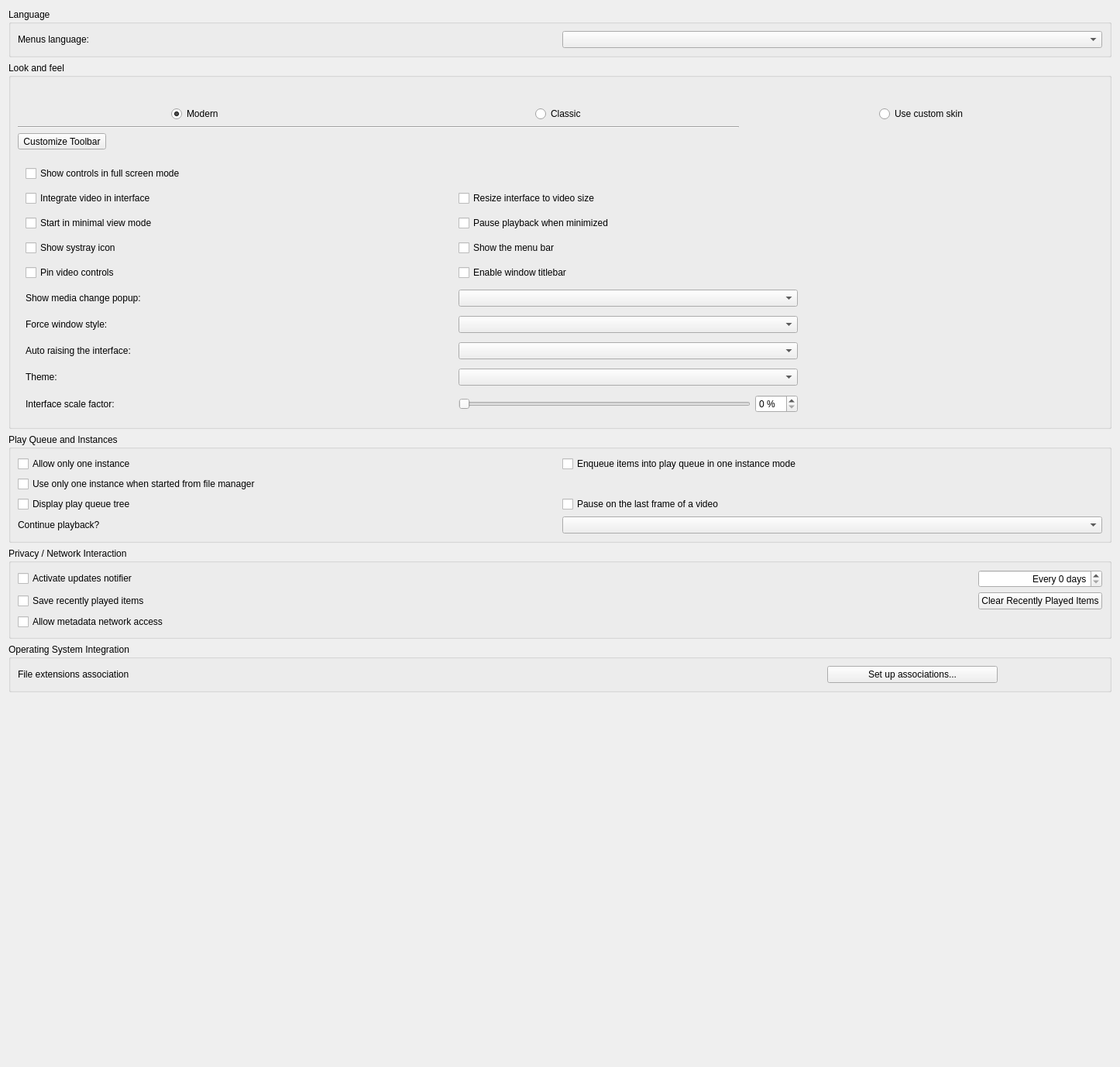
<?xml version="1.0" encoding="UTF-8"?>
<ui version="4.0">
 <author>Jean-Baptiste Kempf</author>
 <class>SPrefsInterface</class>
 <widget class="QWidget" name="SPrefsInterface">
  <property name="geometry">
   <rect>
    <x>0</x>
    <y>0</y>
    <width>1446</width>
    <height>1378</height>
   </rect>
  </property>
  <property name="sizePolicy">
   <sizepolicy hsizetype="Preferred" vsizetype="Minimum">
    <horstretch>0</horstretch>
    <verstretch>0</verstretch>
   </sizepolicy>
  </property>
  <property name="windowTitle">
   <string>Form</string>
  </property>
  <layout class="QVBoxLayout" name="verticalLayout">
   <item>
    <widget class="QGroupBox" name="langBox">
     <property name="title">
      <string>Language</string>
     </property>
     <layout class="QHBoxLayout" name="horizontalLayout">
      <item>
       <widget class="QLabel" name="label">
        <property name="text">
         <string>Menus language:</string>
        </property>
        <property name="buddy">
         <cstring>langCombo</cstring>
        </property>
       </widget>
      </item>
      <item>
       <widget class="QComboBox" name="langCombo"/>
      </item>
     </layout>
    </widget>
   </item>
   <item>
    <widget class="QGroupBox" name="LooknfeelBox">
     <property name="title">
      <string>Look and feel</string>
     </property>
     <layout class="QVBoxLayout" name="LooknfeelLayout">
      <property name="bottomMargin">
       <number>0</number>
      </property>
      <item>
       <widget class="QWidget" name="LooknfeelSelection" native="true">
        <layout class="QGridLayout" name="LooknfeelSelection_l">
         <property name="leftMargin">
          <number>0</number>
         </property>
         <property name="topMargin">
          <number>0</number>
         </property>
         <property name="rightMargin">
          <number>0</number>
         </property>
         <property name="bottomMargin">
          <number>0</number>
         </property>
         <item row="0" column="3">
          <layout class="QVBoxLayout" name="verticalLayout_2">
           <item>
            <widget class="QPushButton" name="skinImage">
             <property name="toolTip">
              <string>VLC will use custom skin.</string>
             </property>
             <property name="text">
              <string/>
             </property>
             <property name="icon">
              <iconset>
               <normaloff>:/prefsmenu/sample_skins.png</normaloff>:/prefsmenu/sample_skins.png</iconset>
             </property>
             <property name="iconSize">
              <size>
               <width>244</width>
               <height>145</height>
              </size>
             </property>
             <property name="flat">
              <bool>true</bool>
             </property>
            </widget>
           </item>
           <item alignment="Qt::AlignHCenter">
            <widget class="QRadioButton" name="skins">
             <property name="toolTip">
              <string>VLC will use custom skin.</string>
             </property>
             <property name="text">
              <string>Use custom skin</string>
             </property>
            </widget>
           </item>
          </layout>
         </item>
         <item row="0" column="1">
          <layout class="QVBoxLayout" name="verticalLayout_8">
           <item>
            <widget class="QPushButton" name="modernImage">
             <property name="toolTip">
              <string>VLC will use a modern layout with
no menubar or pinned controls but
with client-side decoration.</string>
             </property>
             <property name="text">
              <string/>
             </property>
             <property name="icon">
              <iconset>
               <normaloff>:/prefsmenu/sample_minimal.png</normaloff>:/prefsmenu/sample_minimal.png</iconset>
             </property>
             <property name="iconSize">
              <size>
               <width>244</width>
               <height>145</height>
              </size>
             </property>
             <property name="flat">
              <bool>true</bool>
             </property>
            </widget>
           </item>
           <item alignment="Qt::AlignHCenter">
            <widget class="QRadioButton" name="modernButton">
             <property name="toolTip">
              <string>VLC will use a modern layout with
no menubar or pinned controls but
with client-side decoration.</string>
             </property>
             <property name="text">
              <string>Modern</string>
             </property>
             <property name="checked">
              <bool>true</bool>
             </property>
            </widget>
           </item>
          </layout>
         </item>
         <item row="0" column="2">
          <layout class="QVBoxLayout" name="verticalLayout_7">
           <item>
            <widget class="QPushButton" name="classicImage">
             <property name="toolTip">
              <string>VLC will use a classic layout with
a menubar and pinned controls but
with no client-side decoration.</string>
             </property>
             <property name="text">
              <string/>
             </property>
             <property name="icon">
              <iconset>
               <normaloff>:/prefsmenu/sample_complete.png</normaloff>:/prefsmenu/sample_complete.png</iconset>
             </property>
             <property name="iconSize">
              <size>
               <width>244</width>
               <height>145</height>
              </size>
             </property>
             <property name="flat">
              <bool>true</bool>
             </property>
            </widget>
           </item>
           <item alignment="Qt::AlignHCenter">
            <widget class="QRadioButton" name="classicButton">
             <property name="toolTip">
              <string>VLC will use a classic layout with
a menubar and pinned controls but
with no client-side decoration.</string>
             </property>
             <property name="text">
              <string>Classic</string>
             </property>
            </widget>
           </item>
          </layout>
         </item>
         <item row="1" column="1" colspan="2">
          <widget class="Line" name="line">
           <property name="orientation">
            <enum>Qt::Horizontal</enum>
           </property>
          </widget>
         </item>
        </layout>
       </widget>
      </item>
      <item>
       <widget class="QToolButton" name="toolbarEditor">
        <property name="text">
         <string>Customize Toolbar</string>
        </property>
       </widget>
      </item>
      <item>
       <widget class="QStackedWidget" name="styleStackedWidget">
        <property name="currentIndex">
         <number>0</number>
        </property>
        <widget class="QWidget" name="nativePage">
         <layout class="QHBoxLayout" name="horizontalLayout_4">
          <property name="leftMargin">
           <number>0</number>
          </property>
          <property name="rightMargin">
           <number>0</number>
          </property>
          <item>
           <widget class="QWidget" name="native_zone" native="true">
            <property name="sizePolicy">
             <sizepolicy hsizetype="Preferred" vsizetype="Preferred">
              <horstretch>10</horstretch>
              <verstretch>0</verstretch>
             </sizepolicy>
            </property>
            <layout class="QGridLayout">
             <property name="leftMargin">
              <number>10</number>
             </property>
             <property name="topMargin">
              <number>0</number>
             </property>
             <property name="bottomMargin">
              <number>0</number>
             </property>
             <item row="1" column="2" colspan="2">
              <widget class="QCheckBox" name="resizingBox">
               <property name="text">
                <string>Resize interface to video size</string>
               </property>
              </widget>
             </item>
             <item row="6" column="2" colspan="2">
              <widget class="QComboBox" name="notificationCombo"/>
             </item>
             <item row="1" column="4">
              <spacer name="horizontalSpacer_7">
               <property name="orientation">
                <enum>Qt::Horizontal</enum>
               </property>
               <property name="sizeHint" stdset="0">
                <size>
                 <width>20</width>
                 <height>20</height>
                </size>
               </property>
              </spacer>
             </item>
             <item row="1" column="1">
              <spacer name="horizontalSpacer_3">
               <property name="orientation">
                <enum>Qt::Horizontal</enum>
               </property>
               <property name="sizeHint" stdset="0">
                <size>
                 <width>40</width>
                 <height>20</height>
                </size>
               </property>
              </spacer>
             </item>
             <item row="5" column="2">
              <widget class="QCheckBox" name="titleBarCheckBox">
               <property name="text">
                <string>Enable window titlebar</string>
               </property>
              </widget>
             </item>
             <item row="1" column="0">
              <widget class="QCheckBox" name="embedVideo">
               <property name="text">
                <string>Integrate video in interface</string>
               </property>
              </widget>
             </item>
             <item row="12" column="2" colspan="2">
              <widget class="QComboBox" name="autoRaiseComboBox"/>
             </item>
             <item row="6" column="0">
              <widget class="QLabel" name="notificationComboLabel">
               <property name="text">
                <string>Show media change popup:</string>
               </property>
               <property name="buddy">
                <cstring>notificationCombo</cstring>
               </property>
              </widget>
             </item>
             <item row="4" column="0" colspan="2">
              <widget class="QCheckBox" name="systrayBox">
               <property name="text">
                <string>Show systray icon</string>
               </property>
              </widget>
             </item>
             <item row="10" column="0">
              <widget class="QLabel" name="stylesLabel">
               <property name="sizePolicy">
                <sizepolicy hsizetype="Maximum" vsizetype="Preferred">
                 <horstretch>0</horstretch>
                 <verstretch>0</verstretch>
                </sizepolicy>
               </property>
               <property name="text">
                <string>Force window style:</string>
               </property>
               <property name="buddy">
                <cstring>stylesCombo</cstring>
               </property>
              </widget>
             </item>
             <item row="14" column="3">
              <widget class="QSpinBox" name="intfScaleFactorSpinBox">
               <property name="suffix">
                <string> %</string>
               </property>
               <property name="singleStep">
                <number>5</number>
               </property>
              </widget>
             </item>
             <item row="13" column="0">
              <widget class="QLabel" name="colorSchemeLabel">
               <property name="text">
                <string>Theme:</string>
               </property>
               <property name="buddy">
                <cstring>colorSchemeComboBox</cstring>
               </property>
              </widget>
             </item>
             <item row="3" column="0">
              <widget class="QCheckBox" name="minimalviewBox">
               <property name="text">
                <string>Start in minimal view mode</string>
               </property>
              </widget>
             </item>
             <item row="12" column="0">
              <widget class="QLabel" name="autoRaiseLabel">
               <property name="text">
                <string>Auto raising the interface:</string>
               </property>
               <property name="buddy">
                <cstring>autoRaiseComboBox</cstring>
               </property>
              </widget>
             </item>
             <item row="10" column="2" colspan="2">
              <widget class="QComboBox" name="stylesCombo"/>
             </item>
             <item row="14" column="2">
              <widget class="QSlider" name="intfScaleFactorSlider">
               <property name="tracking">
                <bool>false</bool>
               </property>
               <property name="orientation">
                <enum>Qt::Horizontal</enum>
               </property>
              </widget>
             </item>
             <item row="3" column="2" colspan="2">
              <widget class="QCheckBox" name="pauseMinimizedBox">
               <property name="text">
                <string>Pause playback when minimized</string>
               </property>
              </widget>
             </item>
             <item row="14" column="0">
              <widget class="QLabel" name="scaleFactorLabel">
               <property name="text">
                <string>Interface scale factor:</string>
               </property>
               <property name="buddy">
                <cstring>intfScaleFactorSlider</cstring>
               </property>
              </widget>
             </item>
             <item row="4" column="2">
              <widget class="QCheckBox" name="menuBarCheck">
               <property name="text">
                <string>Show the menu bar</string>
               </property>
              </widget>
             </item>
             <item row="0" column="0" colspan="5">
              <widget class="QCheckBox" name="fsController">
               <property name="text">
                <string>Show controls in full screen mode</string>
               </property>
              </widget>
             </item>
             <item row="13" column="2" colspan="2">
              <widget class="QComboBox" name="colorSchemeComboBox"/>
             </item>
             <item row="5" column="0" colspan="2">
              <widget class="QCheckBox" name="pinVideoControlsCheckbox">
               <property name="toolTip">
                <string>Disables autohiding of controls when playing videos</string>
               </property>
               <property name="text">
                <string>Pin video controls</string>
               </property>
              </widget>
             </item>
            </layout>
           </widget>
          </item>
         </layout>
        </widget>
        <widget class="QWidget" name="skinsPage">
         <layout class="QHBoxLayout" name="horizontalLayout_5">
          <property name="leftMargin">
           <number>0</number>
          </property>
          <property name="rightMargin">
           <number>0</number>
          </property>
          <item>
           <widget class="QWidget" name="skins_zone" native="true">
            <property name="enabled">
             <bool>true</bool>
            </property>
            <property name="sizePolicy">
             <sizepolicy hsizetype="Preferred" vsizetype="Preferred">
              <horstretch>0</horstretch>
              <verstretch>0</verstretch>
             </sizepolicy>
            </property>
            <layout class="QGridLayout" name="gridLayout_7">
             <property name="leftMargin">
              <number>0</number>
             </property>
             <property name="topMargin">
              <number>0</number>
             </property>
             <property name="rightMargin">
              <number>0</number>
             </property>
             <property name="bottomMargin">
              <number>0</number>
             </property>
             <item row="2" column="1" colspan="3">
              <widget class="QLabel" name="skinsLabel">
               <property name="sizePolicy">
                <sizepolicy hsizetype="Preferred" vsizetype="Preferred">
                 <horstretch>0</horstretch>
                 <verstretch>0</verstretch>
                </sizepolicy>
               </property>
               <property name="frameShape">
                <enum>QFrame::NoFrame</enum>
               </property>
               <property name="text">
                <string notr="true">-This is the skinsLabel place-</string>
               </property>
               <property name="textFormat">
                <enum>Qt::RichText</enum>
               </property>
               <property name="scaledContents">
                <bool>false</bool>
               </property>
               <property name="alignment">
                <set>Qt::AlignLeading|Qt::AlignLeft|Qt::AlignTop</set>
               </property>
               <property name="wordWrap">
                <bool>true</bool>
               </property>
               <property name="margin">
                <number>5</number>
               </property>
               <property name="openExternalLinks">
                <bool>true</bool>
               </property>
              </widget>
             </item>
             <item row="1" column="3">
              <widget class="QPushButton" name="skinBrowse">
               <property name="sizePolicy">
                <sizepolicy hsizetype="Maximum" vsizetype="Fixed">
                 <horstretch>0</horstretch>
                 <verstretch>0</verstretch>
                </sizepolicy>
               </property>
               <property name="text">
                <string>Choose...</string>
               </property>
              </widget>
             </item>
             <item row="1" column="2">
              <widget class="QLineEdit" name="fileSkin">
               <property name="sizePolicy">
                <sizepolicy hsizetype="MinimumExpanding" vsizetype="Fixed">
                 <horstretch>0</horstretch>
                 <verstretch>0</verstretch>
                </sizepolicy>
               </property>
              </widget>
             </item>
             <item row="1" column="1">
              <widget class="QLabel" name="skinFileLabel">
               <property name="text">
                <string>Skin resource file:</string>
               </property>
               <property name="alignment">
                <set>Qt::AlignRight|Qt::AlignTrailing|Qt::AlignVCenter</set>
               </property>
               <property name="buddy">
                <cstring>fileSkin</cstring>
               </property>
              </widget>
             </item>
            </layout>
           </widget>
          </item>
         </layout>
        </widget>
       </widget>
      </item>
     </layout>
    </widget>
   </item>
   <item>
    <widget class="QGroupBox" name="PlaylistAndInstancesBox">
     <property name="title">
      <string>Play Queue and Instances</string>
     </property>
     <layout class="QGridLayout" name="gridLayout_2">
      <item row="4" column="1">
       <widget class="QComboBox" name="continuePlaybackComboBox">
        <property name="enabled">
         <bool>true</bool>
        </property>
       </widget>
      </item>
      <item row="2" column="0">
       <widget class="QCheckBox" name="treePlaylist">
        <property name="text">
         <string>Display play queue tree</string>
        </property>
       </widget>
      </item>
      <item row="0" column="0">
       <widget class="QCheckBox" name="OneInterfaceMode">
        <property name="text">
         <string>Allow only one instance</string>
        </property>
       </widget>
      </item>
      <item row="1" column="0" colspan="2">
       <widget class="QCheckBox" name="oneInstanceFromFile">
        <property name="text">
         <string>Use only one instance when started from file manager</string>
        </property>
       </widget>
      </item>
      <item row="0" column="1">
       <widget class="QCheckBox" name="EnqueueOneInterfaceMode">
        <property name="text">
         <string>Enqueue items into play queue in one instance mode</string>
        </property>
       </widget>
      </item>
      <item row="2" column="1">
       <widget class="QCheckBox" name="playPauseBox">
        <property name="text">
         <string>Pause on the last frame of a video</string>
        </property>
       </widget>
      </item>
      <item row="4" column="0">
       <widget class="QLabel" name="continuePlaybackLabel">
        <property name="text">
         <string>Continue playback?</string>
        </property>
        <property name="buddy">
         <cstring>continuePlaybackComboBox</cstring>
        </property>
       </widget>
      </item>
     </layout>
    </widget>
   </item>
   <item>
    <widget class="QGroupBox" name="groupBox_2">
     <property name="title">
      <string>Privacy / Network Interaction</string>
     </property>
     <layout class="QGridLayout" name="gridLayout_3">
      <item row="0" column="2">
       <widget class="QSpinBox" name="updatesDays">
        <property name="alignment">
         <set>Qt::AlignRight|Qt::AlignTrailing|Qt::AlignVCenter</set>
        </property>
        <property name="suffix">
         <string> days</string>
        </property>
        <property name="prefix">
         <string>Every </string>
        </property>
       </widget>
      </item>
      <item row="1" column="0">
       <widget class="QCheckBox" name="saveRecentlyPlayed">
        <property name="text">
         <string>Save recently played items</string>
        </property>
       </widget>
      </item>
      <item row="1" column="2">
       <widget class="QPushButton" name="clearRecent">
        <property name="text">
         <string>Clear Recently Played Items</string>
        </property>
       </widget>
      </item>
      <item row="2" column="0">
       <widget class="QCheckBox" name="MetadataNetworkAccessMode">
        <property name="text">
         <string>Allow metadata network access</string>
        </property>
       </widget>
      </item>
      <item row="1" column="1">
       <spacer name="clearRecentSpacer">
        <property name="orientation">
         <enum>Qt::Horizontal</enum>
        </property>
        <property name="sizeHint" stdset="0">
         <size>
          <width>40</width>
          <height>20</height>
         </size>
        </property>
       </spacer>
      </item>
      <item row="0" column="0">
       <widget class="QCheckBox" name="updatesBox">
        <property name="text">
         <string>Activate updates notifier</string>
        </property>
       </widget>
      </item>
     </layout>
    </widget>
   </item>
   <item>
    <widget class="QGroupBox" name="osGroupBox">
     <property name="title">
      <string>Operating System Integration</string>
     </property>
     <layout class="QGridLayout" name="gridLayout_4">
      <item row="2" column="0">
       <widget class="QLabel" name="assocLabel">
        <property name="sizePolicy">
         <sizepolicy hsizetype="Maximum" vsizetype="Preferred">
          <horstretch>0</horstretch>
          <verstretch>0</verstretch>
         </sizepolicy>
        </property>
        <property name="text">
         <string>File extensions association</string>
        </property>
       </widget>
      </item>
      <item row="2" column="1">
       <spacer name="horizontalSpacer_6">
        <property name="orientation">
         <enum>Qt::Horizontal</enum>
        </property>
        <property name="sizeHint" stdset="0">
         <size>
          <width>40</width>
          <height>20</height>
         </size>
        </property>
       </spacer>
      </item>
      <item row="2" column="2">
       <widget class="QPushButton" name="assoButton">
        <property name="sizePolicy">
         <sizepolicy hsizetype="Preferred" vsizetype="Fixed">
          <horstretch>0</horstretch>
          <verstretch>0</verstretch>
         </sizepolicy>
        </property>
        <property name="minimumSize">
         <size>
          <width>220</width>
          <height>0</height>
         </size>
        </property>
        <property name="text">
         <string>Set up associations...</string>
        </property>
       </widget>
      </item>
      <item row="2" column="3">
       <spacer name="horizontalSpacer_8">
        <property name="orientation">
         <enum>Qt::Horizontal</enum>
        </property>
        <property name="sizeType">
         <enum>QSizePolicy::Minimum</enum>
        </property>
        <property name="sizeHint" stdset="0">
         <size>
          <width>135</width>
          <height>20</height>
         </size>
        </property>
       </spacer>
      </item>
     </layout>
    </widget>
   </item>
   <item>
    <spacer name="verticalSpacer">
     <property name="orientation">
      <enum>Qt::Vertical</enum>
     </property>
     <property name="sizeHint" stdset="0">
      <size>
       <width>20</width>
       <height>0</height>
      </size>
     </property>
    </spacer>
   </item>
  </layout>
 </widget>
 <tabstops>
  <tabstop>langCombo</tabstop>
  <tabstop>fsController</tabstop>
  <tabstop>embedVideo</tabstop>
  <tabstop>resizingBox</tabstop>
  <tabstop>minimalviewBox</tabstop>
  <tabstop>pauseMinimizedBox</tabstop>
  <tabstop>systrayBox</tabstop>
  <tabstop>menuBarCheck</tabstop>
  <tabstop>pinVideoControlsCheckbox</tabstop>
  <tabstop>titleBarCheckBox</tabstop>
  <tabstop>notificationCombo</tabstop>
  <tabstop>stylesCombo</tabstop>
  <tabstop>autoRaiseComboBox</tabstop>
  <tabstop>colorSchemeComboBox</tabstop>
  <tabstop>intfScaleFactorSlider</tabstop>
  <tabstop>intfScaleFactorSpinBox</tabstop>
  <tabstop>fileSkin</tabstop>
  <tabstop>skinBrowse</tabstop>
  <tabstop>OneInterfaceMode</tabstop>
  <tabstop>EnqueueOneInterfaceMode</tabstop>
  <tabstop>oneInstanceFromFile</tabstop>
  <tabstop>treePlaylist</tabstop>
  <tabstop>playPauseBox</tabstop>
  <tabstop>continuePlaybackComboBox</tabstop>
  <tabstop>updatesBox</tabstop>
  <tabstop>updatesDays</tabstop>
  <tabstop>saveRecentlyPlayed</tabstop>
  <tabstop>clearRecent</tabstop>
  <tabstop>MetadataNetworkAccessMode</tabstop>
  <tabstop>assoButton</tabstop>
 </tabstops>
 <resources/>
 <connections/>
</ui>
